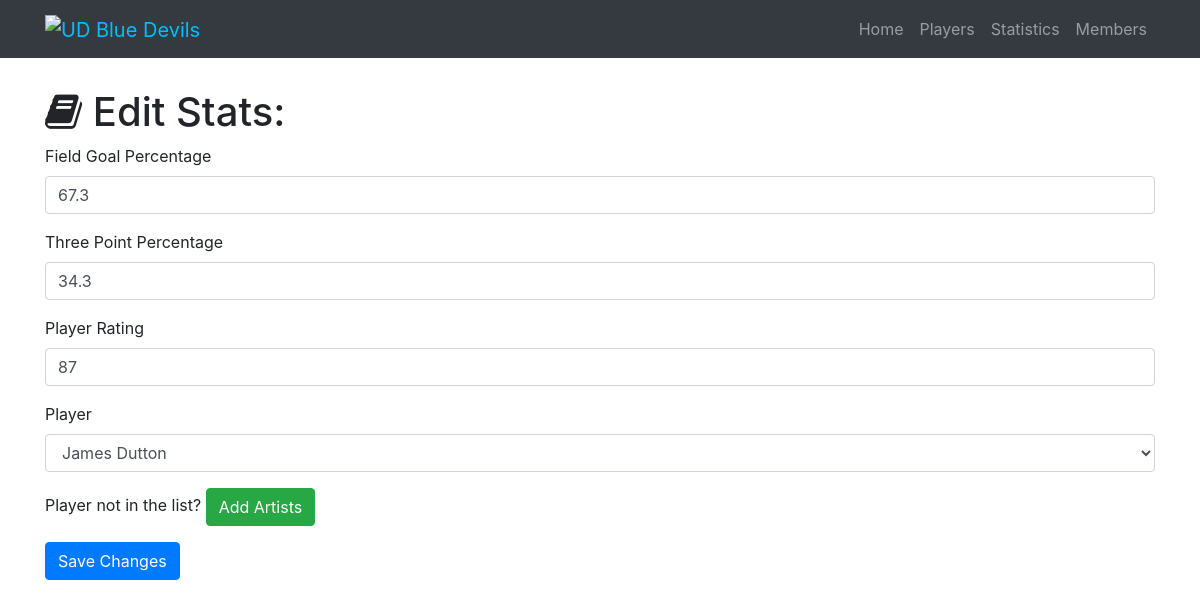
The page /statistic/edit/1 on the database its author committed.
### myGroupProject.py (models this page shows)
class Statistic(db.Model):
    __tablename__ = 'statistics'
    id = db.Column(db.Integer, primary_key=True)
    fgp = db.Column(db.Integer)
    threepp = db.Column(db.Integer)
    prating = db.Column(db.Integer)
    player_id = db.Column(db.Integer, db.ForeignKey('players.id'))

### myGroupProject.py (the view, shortened to what this page needs)
@app.route('/statistic/edit/<int:id>', methods=['GET', 'POST'])
def edit_stat(id):
    statistic = Statistic.query.filter_by(id=id).first()
    players = Player.query.all()
    if request.method == 'GET':
        return render_template('statistic-edit.html', statistic=statistic, players=players)

### templates/statistic-edit.html (shortened to what this page needs)
{% extends "home-base.html"%}
{% block page_content%}
  <div class="container">
    <h1 class="mt-5"><i class="fa fa-book" aria-hidden="true"></i> Edit Stats:</h1>
    <form action="/statistic/edit/{{statistic.id}}" method="post">
      <div class="form-group">
        <label>Field Goal Percentage</label>
        <input class="form-control" type="text" name="fgp" value="{{statistic.fgp}}" required="true">
      </div>
      <div class="form-group">
        <label>Three Point Percentage</label>
        <input class="form-control" type="text" name="threepp" value="{{statistic.threepp}}" required="true">
      </div>
      <div class="form-group">
        <label>Player Rating</label>
        <input class="form-control" type="text" name="prating" value="{{statistic.prating}}" required="true">
      </div>
      <div class="form-group">
        <label>Player</label>
        <select class="form-control" name="player">
          {% for player in players %}
            {% if player == statistic.player %}
              <option selected="selected">{{player.name}}</option>
            {% else %}
              <option>{{player.name}}</option>
            {% endif %}
          {% endfor %}
        </select>
      </div>
      <div class="form-group">
        Player not in the list? <a href="/artist/add" class="btn btn-success" role="button" aria-disabled="true">Add Artists</a>
      </div>
      <button type="submit" class="btn btn-primary">Save Changes</button>
    </form>
  </div>
{% endblock%}

### static/css/group-assignment.css (style rules this page uses)
body { padding-top: 40px; }

### rows shown on the page
Statistic: fgp "67.3", threepp "34.3", prating "87"

### other values the page prints
form field player "James Dutton"
